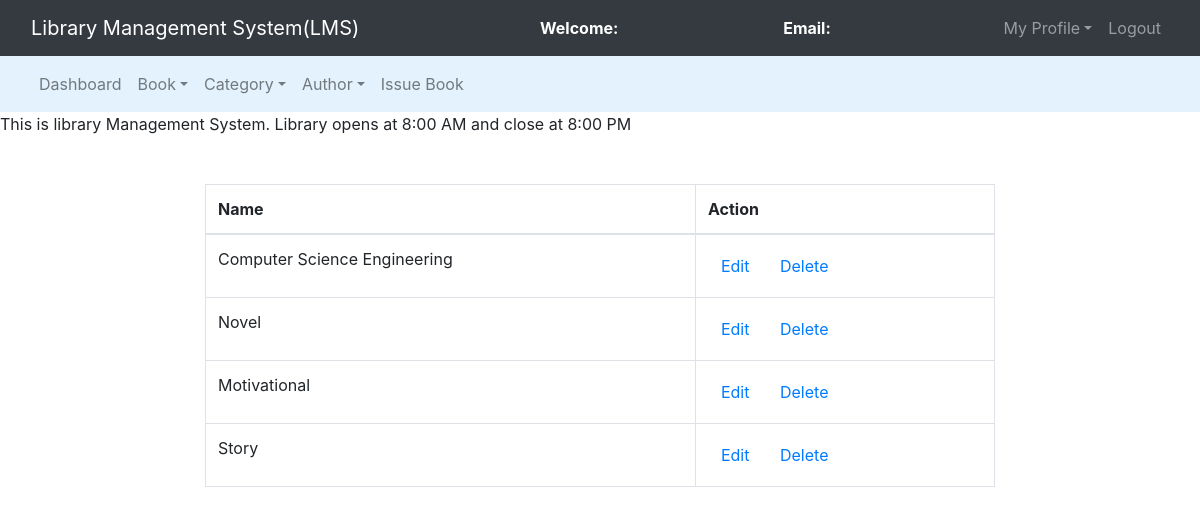
/admin/manage_cat.php, run on the app's committed database.
### tables this page shows
CREATE TABLE `category` (
  `cat_id` int(11) NOT NULL,
  `cat_name` varchar(100) NOT NULL
);

### admin/manage_cat.php (the view, shortened to what this page needs)
<!DOCTYPE html>
<html>
<head>
	<link rel="stylesheet" type="text/css" href="../bootstrap-4.4.1/css/bootstrap.min.css">
</head>
<body>
	<nav class="navbar navbar-expand-lg navbar-dark bg-dark">
		<div class="container-fluid">
			<div class="navbar-header">
				<a class="navbar-brand" href="index.php">Library Management System(LMS)</a>
			</div>
			<font style="color: white"><span><strong>Welcome: <?php echo $_SESSION['name'];?></strong></span></font>
			<font style="color: white"><span><strong>Email: <?php echo $_SESSION['email'];?></strong></span></font>
			<ul class="nav navbar-nav navbar-right">
				<li class="nav-item dropdown">
					<a class="nav-link dropdown-toggle" data-toggle="dropdown">My Profile</a>
				</li>
				<li class="nav-item"><a class="nav-link" href="../logout.php">Logout</a></li>
			</ul>
		</div>
	</nav>
<nav class="navbar navbar-expand-lg navbar-light" style="background-color: #e3f2fd">
	<div class="container-fluid">
		<ul class="nav navbar-nav navbar-center">
			<li class="nav-item">
				<a href="admin_dashboard.php" class="nav-link">Dashboard</a>
			</li>
			<li class="nav-item dropdown">
				<a class="nav-link dropdown-toggle" data-toggle="dropdown">Book</a>
			</li>
			<li class="nav-item dropdown">
				<a class="nav-link dropdown-toggle" data-toggle="dropdown">Category</a>
			</li>
			<li class="nav-item dropdown">
				<a class="nav-link dropdown-toggle" data-toggle="dropdown">Author</a>
			</li>
			<li class="nav-item">
				<a href="" class="nav-link">Issue Book</a>
			</li>
		</ul>
	</div>
</nav>
	<span><marquee>This is library Management System. Library opens at 8:00 AM and close at 8:00 PM</marquee></span><br><br>
	<div class="row">
		<div class="col-md-2"></div>
		<div class="col-md-8">
			<table class="table table-bordered table-hover">
				<thead>
					<tr>
						<th>Name</th>
						<th>Action</th>
					</tr>
				</thead>
				<?php
					$connection = mysqli_connect("localhost","root","");
					$query = "select * from category";
					$query_run = mysqli_query($connection,$query);
					while($row = mysqli_fetch_assoc($query_run)){
						?>
						<tr>
							<td><?php echo $row['cat_name'];?></td>
							<td>
								<button class="btn" name=""><a href="edit_cat.php?cid=<?php echo $row['cat_id'];?>">Edit</a></button>
								<button class="btn" name=""><a href="delete_cat.php?cid=<?php echo $row['cat_id'];?>">Delete</a></button>
							</td>
						</tr>
						<?php
					}
				?>
			</table>
		</div>
		<div class="col-md-2"></div>
	</div>
</body>
</html>

### data on the page
category: cat_name "Computer Science Engineering"
category: cat_name "Novel"
category: cat_name "Motivational"
category: cat_name "Story"
